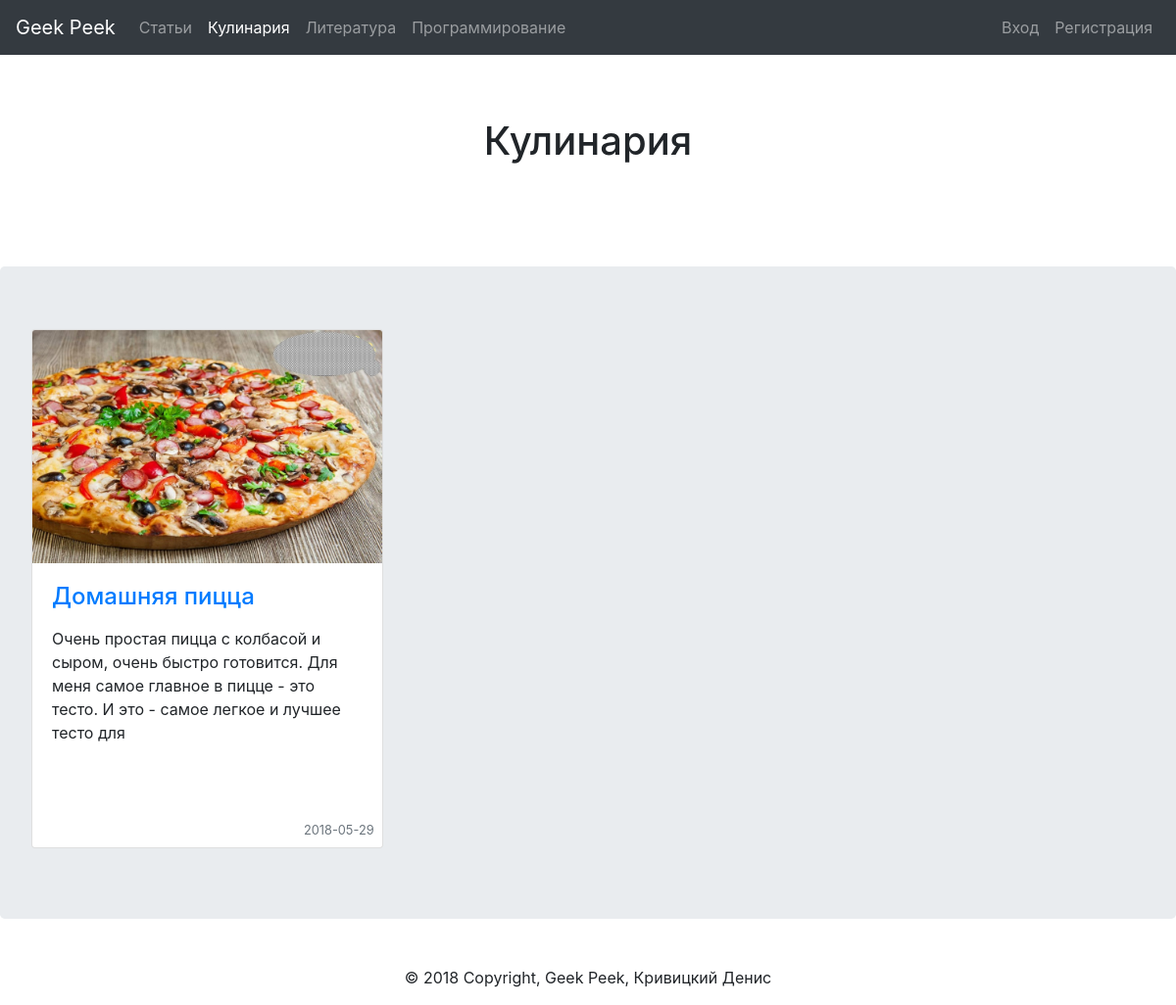
The page /view/articles_by_sections.php?section_name=Кулинария on the database its author committed.
### tables this page shows
CREATE TABLE `sections` (
  `id` int(11) NOT NULL,
  `name` varchar(255) NOT NULL
);

CREATE TABLE `articles` (
  `id` int(11) NOT NULL,
  `title` varchar(255) NOT NULL,
  `content` longblob NOT NULL,
  `image_url` varchar(255) NOT NULL,
  `date` date NOT NULL,
  `user_id` int(11) NOT NULL,
  `section_id` int(11) NOT NULL
);

### model/sections.php (called while the page is built, shortened)
<?php
    function sections_all($link){
       $query = "SELECT * FROM sections ORDER BY id DESC";
       $result = mysqli_query($link, $query);
       $n = mysqli_num_rows($result);
       $sections = array();
       for($i = 0; $i < $n; $i++){
           $row = mysqli_fetch_assoc($result);
           $sections[] = $row;
       }
       return $sections;
    }
?>

### model/articles.php (called while the page is built, shortened)
<?php
    function articles_all_by_section_name($link, $section_name){
        $query = sprintf("SELECT a.id, a.title, a.content, a.date, a.user_id, a.image_url, a.section_id, s.name FROM articles as a LEFT OUTER JOIN sections as s ON (s.id=a.section_id) WHERE s.name='%s'", $section_name);
        $result = mysqli_query($link, $query);
        $n = mysqli_num_rows($result);
        $articles = array();
        for($i = 0; $i < $n; $i++){
            $row = mysqli_fetch_assoc($result);
            $articles[] = $row;
        }
        return $articles;
    }
    function article_intro($text, $len = 150){
        return mb_substr($text, 0, $len);
    }
?>

### view/articles_by_sections.php (the view, shortened to what this page needs)
<?php
    require_once("../db.php");
    require_once("../model/articles.php");
    require_once("../model/sections.php");
    $link = db_connection();
    $section_name = $_GET['section_name'];
    $link_to_main_page = "../index.php";
    $link_to_sections = "";
    $articles = articles_all_by_section_name($link, $section_name);
    $sections = sections_all($link);
    include("header.php");
?>
    <section class="jumbotron text-center bg-white">
        <div class="container">
            <h1 class="jumbotron-heading"><?=$section_name?></h1>
        </div>
    </section>
    <div class="jumbotron">
        <div class="row">
            <?php foreach($articles as $a): ?>
                <div class="col-sm-4 mb-2">
                    <div class="card">
                        <img class="card-img-top" src="../<?=$a['image_url']?>">
                        <div class="card-body">
                            <h4 class="card-title"><a href="../article.php?id=<?=$a['id']?>"><?=$a['title']?></a></h4>
                            <p class="card-text"><?=article_intro($a['content'])?></p>
                        </div>
                        <div class="align-bottom">
                            <small class="text-muted float-right mr-2 mb-2"><?=$a['date']?></small>
                        </div>
                    </div>
                </div>
            <?php endforeach ?>
        </div>
    </div>
    <?php
        include("footer.php");
    ?>
    <link rel="stylesheet" href="../style/style.css">
</body>
</html>

### view/header.php (shortened to what this page needs)
<!DOCTYPE html>
<html lang="ru">
<head>
    <link rel="stylesheet" href="https://stackpath.bootstrapcdn.com/bootstrap/4.1.1/css/bootstrap.min.css">
</head>
<body>
    <header>
        <nav class="navbar navbar-expand-lg navbar-dark bg-dark">
            <div class="collapse navbar-collapse" id="navbarSupportedContent">
                <a class="navbar-brand" href=<?=$link_to_main_page?>>Geek Peek</a>
                <ul class="navbar-nav mr-auto">
                    <li class="nav-item">
                        <a href=<?=$link_to_main_page?> class="nav-link active" id="main_page">Статьи</a>
                    </li>
                    <?php foreach($sections as $s): ?>
                        <li>
                            <a href="<?=$link_to_sections?>articles_by_sections.php?section_name=<?=$s['name']?>" id=<?=$s['name']?> class="nav-link"><?=$s['name']?></a>
                        </li>
                    <?php endforeach?>
                </ul>
                <ul class="navbar-nav ml-auto">
                    <?php if(!empty($username)):?>
                        <li class="nav-item">
                            <em class="navbar-text"><?=$username?></em>
                        </li>
                        <li class="nav-item"><a href=<?=$link_to_logout?> class="nav-link">Выход</a></li>
                    <?php else:?>
                        <li class="nav-item">
                            <a href="view/sign_in.php" class="nav-link">Вход</a>
                        </li>
                        <li class="nav-item">
                            <a href="view/sign_up.php" class="nav-link">Регистрация</a>
                        </li>
                    <?php endif?>
                </ul>
            </div>
        </nav>
    </header>

### style/style.css (style rules this page uses)
.card { height: 530px; }
.card-img-top { max-height: 270px; }

### rows shown on the page
sections: name "Кулинария"
sections: name "Литература"
sections: name "Программирование"
articles: image_url (picture), title "Домашняя пицца", content "Очень простая пицца с колбасой и сыром, очень быстро готовится. Для меня самое главное в пицце - это тесто. И это - самое легкое и лучшее тесто для", date "2018-05-29"

### other values the page prints
$section_name "Кулинария"
